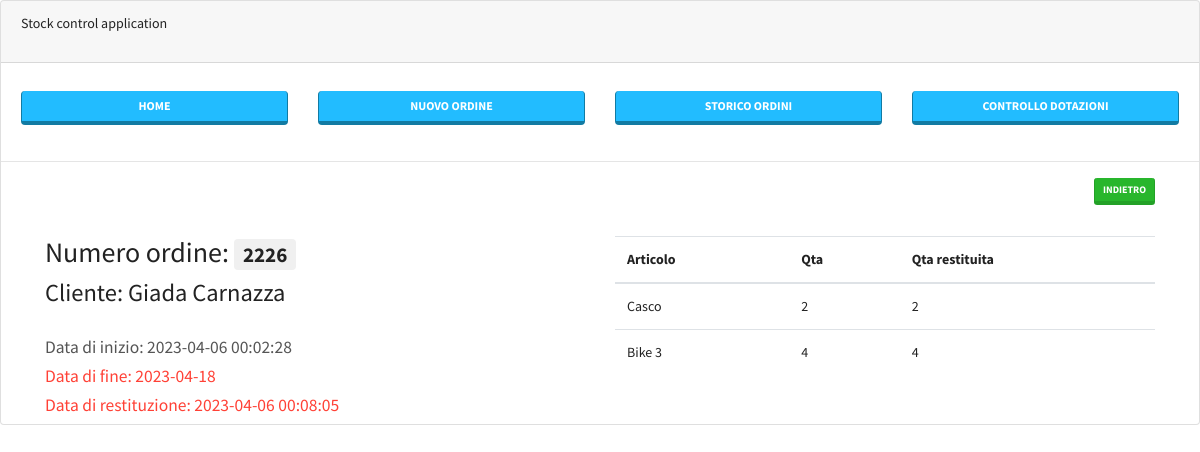
The app's page /fine_noleggio.php?numord=2226 with its own data.
### tables this page shows
CREATE TABLE `ordini` (
  `id` int NOT NULL AUTO_INCREMENT,
  `datains` datetime DEFAULT NULL,
  `desart` varchar(45) DEFAULT NULL,
  `qta` varchar(45) DEFAULT NULL,
  `returnqta` varchar(45) DEFAULT NULL,
  `idcliente` varchar(45) DEFAULT NULL,
  `returndate` varchar(45) DEFAULT NULL,
  `numord` int DEFAULT NULL,
  `status` varchar(45) DEFAULT NULL,
  `finishdate` datetime DEFAULT NULL,
  `returncall` varchar(45) DEFAULT NULL,
  PRIMARY KEY (`id`)
);

CREATE TABLE `users` (
  `id` int NOT NULL AUTO_INCREMENT,
  `username` varchar(128) NOT NULL,
  `useremail` varchar(128) DEFAULT NULL,
  `userphone` varchar(24) DEFAULT NULL,
  `usercountry` int DEFAULT NULL,
  `dt` timestamp NOT NULL DEFAULT CURRENT_TIMESTAMP,
  PRIMARY KEY (`id`),
  UNIQUE KEY `username_UNIQUE` (`username`)
);

### fine_noleggio.php (the view, shortened to what this page needs)
<!DOCTYPE html>
<html>
<head>
  <link rel="stylesheet" href="css/bootstrap-color.min.css" >
  <link rel="stylesheet" href="css/main.css" >
</head>
<body>
<?php
require_once('config.php');
$borrowid = $_GET['numord'];
$select_borrow_data = "SELECT * FROM ordini WHERE numord = '$borrowid'";
$select_borrow_data_result = mysqli_query($db, $select_borrow_data);
$row_borrow_data = mysqli_fetch_assoc($select_borrow_data_result);
$userid = $row_borrow_data['idcliente'];
$returndate = $row_borrow_data['returndate'];
$select_all_users = "SELECT * FROM users WHERE id = '$userid' ORDER BY id DESC LIMIT 1";
$select_all_user_result = mysqli_query($db, $select_all_users);
$row_users = mysqli_fetch_assoc($select_all_user_result);
$user_name = $row_users['username'];
$today = date('Y-m-d');
$datetime1 = strtotime($today);
$datetime2 = strtotime($returndate);
$calculate_seconds = $datetime2 - $datetime1;
$days = floor($calculate_seconds / (24 * 60 * 60 ));
    include('header.php')
?>
<div class="container">
<a class="btn btn-success btn-sm" href="storico_ordini.php" role="button" style="float: right;"> Indietro</a>
                      <div class="row">
                        <div class="col-12">
                                <div class="row  mt-3">
                                    <div class="col">
                                    <h2> Numero ordine: <span class="badge badge-secondary"> <?php echo $row_borrow_data['numord']; ?> </span> </h2>
<h3> Cliente: <?php echo $user_name; ?> </h3>
                                    <h5 class="text-dark"> Data di inizio: <?php echo $row_borrow_data['datains']; ?> </h5>
                                    <h5 <?php if($days < 0){ echo 'class="text-danger"'; }else{ echo 'class="text-success"'; } ?> > Data di fine: <?php echo $row_borrow_data['returndate']; ?> </h5>
<?php
    if($row_borrow_data['status'] != 'finish'){
if($days < 0){
  ?>
 <h1 class="text-danger"> <?php $withouddash =  substr($days, 1); echo $withouddash; ?> Giorni in ritardo </h1>
  <?php
} ?> </div>
<div class="col">
<table class="table">
<thead>
<tr>
<th>Articolo</th>
<th>Qta</th>
</tr>
</thead>
<tbody>
<?php
$result    =    $db->query("SELECT * FROM ordini WHERE numord = '$borrowid'");
while($val  =   $result->fetch_assoc()){
?>
<tr>
<td><?php echo $val['desart']; ?></td>
<td><?php echo $val['qta']; ?></td>
</tr>
<?php
}?>
</tbody>
</table>
<?php
} else {
    ?>
    <h5 class="text-danger"> Data di restituzione: <?php echo $row_borrow_data['finishdate']; ?> </h5>
</div>
<div class="col">
<table class="table">
<thead>
<tr>
<th>Articolo</th>
<th>Qta</th>
<th>Qta restituita</th>
</tr>
</thead>
<tbody>
<?php
$result    =    $db->query("SELECT * FROM ordini WHERE numord = '$borrowid'");
while($val  =   $result->fetch_assoc()){
?>
<tr>
<td><?php echo $val['desart']; ?></td>
<td><?php echo $val['qta']; ?></td>
<td><?php echo $val['returnqta']; ?></td>
</tr>
<?php
}?>
</tbody>
</table>
<?php
}
?>
                                    </div>
                                </div>
                        </div>
                      </div>
                    </div>
                </div>
  </body>
</html>

### header.php
<div class="card ">
    <div class="card-header">
        <p> Stock control application </p>
    </div>
    <div class="card-body">
        <div class="row text-center mt-2">
            <div class="col-md-3 col-6"><a class="btn btn-primary btn-block"
                                           style="background-color:#22bcff; color:#fff" href="index.php" role="button">Home</a>
            </div>
            <div class="col-md-3 col-6"><a class="btn btn-primary btn-block"
                                           style="background-color:#22bcff; color:#fff" href="nuovo_ordine.php"
                                           role="button">Nuovo ordine</a></div>
            <div class="col-md-3 col-6"><a class="btn btn-primary btn-block"
                                           style="background-color:#22bcff; color:#fff" href="storico_ordini.php"
                                           role="button">Storico ordini</a></div>
            <div class="col-md-3 col-6"><a class="btn btn-primary btn-block"
                                           style="background-color:#22bcff; color:#fff" href="controllo_dotazioni.php"
                                           role="button">Controllo dotazioni</a></div>
        </div>
    </div>
    <hr>

### css/main.css (style rules this page uses)
body,html { height: 100%; background-color: white; }

### records on screen
ordini: numord "2226", datains "2023-04-06 00:02:28", returndate "2023-04-18", finishdate "2023-04-06 00:08:05", desart "Casco", qta "2", returnqta "2"
users: username "Giada Carnazza"
ordini: desart "Bike 3", qta "4", returnqta "4"
